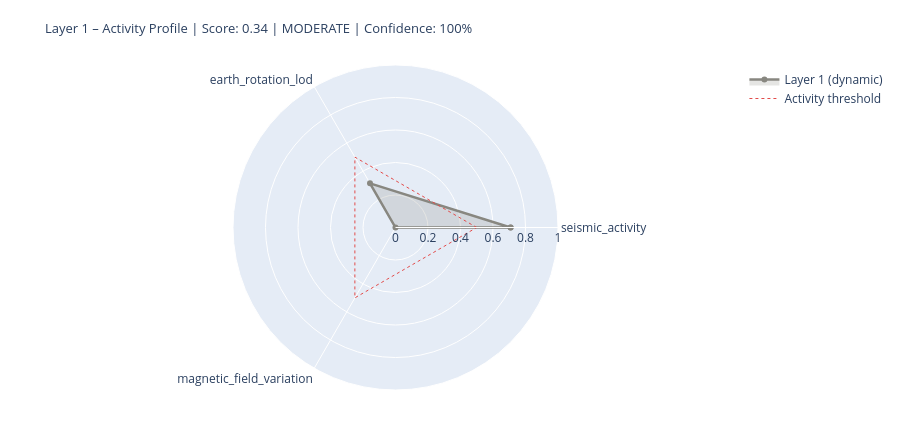

The notebook cell saved with this chart:
### Markdown cell above
---
## 5. State Assessment & Handoff to Layer 2

### Code cell
# ============================================================
# LAYER 1 SCORE
# Three dynamic components only (conductivity = static baseline)
# ============================================================

def norm(v, lo, hi):
    if v is None: return None
    return max(0.0, min(1.0, (v - lo) / (hi - lo)))

# --- Seismic Activity ---
seis_score_val = None
seis_source    = 'missing'
if df_seis is not None and not df_seis.empty:
    n_events = len(df_seis)
    max_mag  = df_seis['mag'].max()
    n_strong = (df_seis['mag'] >= 6.0).sum()
    seis_score_val = norm(n_events * 0.5 + max_mag * 5 + n_strong * 10, 0, 120)
    seis_source = 'primary'

# --- Earth Rotation (LOD anomaly) ---
lod_score_val = None
lod_now       = None
lod_source    = 'missing'
if df_iers is not None and lod_col:
    lod_now       = float(df_iers[lod_col].iloc[-1])
    lod_score_val = norm(abs(lod_now), 0, 3.0)
    lod_source    = 'primary'
elif raw.get('iers_synthetic_lod') is not None:
    lod_now       = raw['iers_synthetic_lod']
    lod_score_val = norm(abs(lod_now), 0, 3.0)
    lod_source    = 'estimated_seasonal'
    print(f'  LOD estimate: {lod_now:+.3f} ms  [estimated_seasonal]')

# --- Magnetic Field Variation (Kp as dynamic proxy) ---
mag_score_val = None
kp_val        = None
mag_source    = 'missing'
if df_geomag is not None and not df_geomag.empty:
    kp_val        = float(df_geomag['kp'].iloc[-1])
    mag_score_val = norm(kp_val, 0, 9)
    mag_source    = 'primary'
elif layer0 and layer0.get('raw_values', {}).get('Kp_index', {}).get('value') is not None:
    kp_val        = layer0['raw_values']['Kp_index']['value']
    mag_score_val = norm(kp_val, 0, 9)
    mag_source    = 'from_layer0'

# --- Conductivity Baseline (static – not in dynamic score) ---
ocean_fraction = 0.71
leitf_baseline = {
    'ocean_surface_fraction': ocean_fraction,
    'ocean_conductivity_Sm':  CONSTANTS['conductivity_ocean_Sm'],
    'role': 'stable_boundary_condition',
}

# --- Assemble (dynamic components only) ---
COMPONENTS = {
    'seismic_activity':        {'score': seis_score_val, 'source': seis_source, 'dynamic': True},
    'earth_rotation_lod':      {'score': lod_score_val,  'source': lod_source,  'dynamic': True},
    'magnetic_field_variation': {'score': mag_score_val,  'source': mag_source,  'dynamic': True},
}

available   = {k: v['score'] for k, v in COMPONENTS.items() if v['score'] is not None}
unavailable = [k for k, v in COMPONENTS.items() if v['score'] is None]
layer1_score = round(sum(available.values()) / len(available), 4) if available else None
confidence   = round(len(available) / len(COMPONENTS), 2)
level = ('unknown'  if layer1_score is None
         else 'calm'     if layer1_score < 0.3
         else 'moderate' if layer1_score < 0.6
         else 'active')

# Console output
W = 64
print('=' * W)
print('LAYER 1 – PLANETARY BODY – STATE ASSESSMENT')
print('=' * W)
for name, comp in COMPONENTS.items():
    s = comp['score']
    if s is not None:
        bar = '█' * int(s * 20) + '░' * (20 - int(s * 20))
        print(f'  {name:<34} {bar}  {s:.2f}  [{comp["source"]}]')
    else:
        print(f'  {name:<34} {"─" * 20}  n/a   [missing]')
print(f'  {"Conductivity (Baseline)":<34} {"─" * 20}  static [boundary_condition]')
print('-' * W)
print(f'  Score (dynamic):  {layer1_score:.3f}  ({len(available)}/{len(COMPONENTS)} components)')
print(f'  Confidence:       {confidence:.0%}')
print(f'  Level:            {level.upper()}')
if layer0:
    print(f'  Layer-0 input:    {layer0["level"].upper()} | Driver: {layer0["dominant_driver"]}')
print('=' * W)

# Radar chart
cats   = list(available.keys())
vals_r = list(available.values())
if len(cats) >= 3:
    fig = go.Figure()
    fig.add_trace(go.Scatterpolar(
        r=vals_r + [vals_r[0]], theta=cats + [cats[0]],
        fill='toself', fillcolor='rgba(136,135,128,0.22)',
        line=dict(color='#888780', width=2.5), name='Layer 1 (dynamic)'
    ))
    fig.add_trace(go.Scatterpolar(
        r=[0.5] * (len(cats)+1), theta=cats + [cats[0]],
        line=dict(color='#E24B4A', dash='dot', width=1),
        mode='lines', name='Activity threshold'
    ))
    fig.update_layout(
        title=dict(
            text=f'Layer 1 – Activity Profile | Score: {layer1_score:.2f} | {level.upper()} | Confidence: {confidence:.0%}',
            font=dict(size=13)),
        polar=dict(radialaxis=dict(visible=True, range=[0, 1])),
        height=430, showlegend=True,
        margin=dict(l=60, r=60, t=65, b=40)
    )
    fig.show()

### Figure 1 — Plotly figure (JSON) as saved in the notebook; plotly's stock layout.template omitted (floating-point values rounded to 4 significant figures)
{"data": [{"fill": "toself", "fillcolor": "rgba(136,135,128,0.22)", "line": {"color": "#888780", "width": 2.5}, "name": "Layer 1 (dynamic)", "r": [0.7083, 0.3139, 0.0, 0.7083], "theta": ["seismic_activity", "earth_rotation_lod", "magnetic_field_variation", "seismic_activity"], "type": "scatterpolar"}, {"line": {"color": "#E24B4A", "dash": "dot", "width": 1}, "mode": "lines", "name": "Activity threshold", "r": [0.5, 0.5, 0.5, 0.5], "theta": ["seismic_activity", "earth_rotation_lod", "magnetic_field_variation", "seismic_activity"], "type": "scatterpolar"}], "layout": {"height": 430, "margin": {"b": 40, "l": 60, "r": 60, "t": 65}, "polar": {"radialaxis": {"range": [0, 1], "visible": true}}, "showlegend": true, "title": {"font": {"size": 13}, "text": "Layer 1 – Activity Profile | Score: 0.34 | MODERATE | Confidence: 100%"}}}
